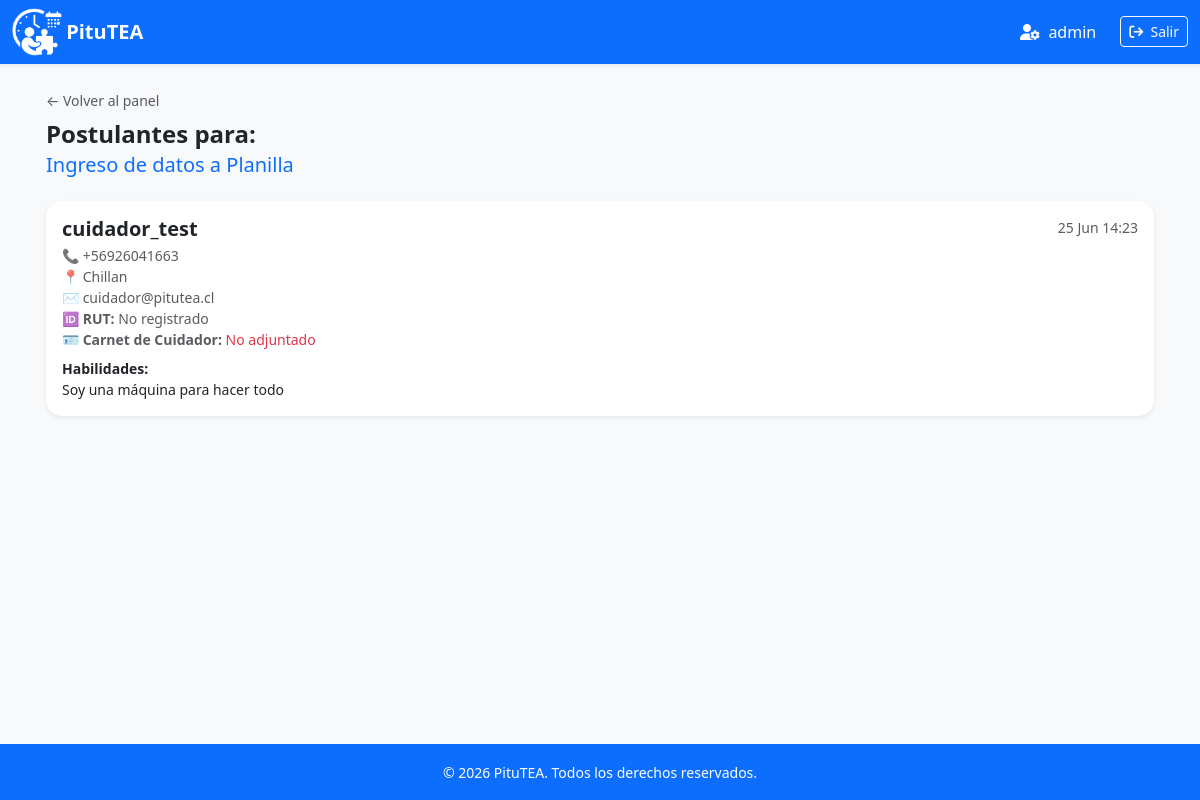
Page /panel/pituto/1/postulantes/ (signed in) on the earlier database version.
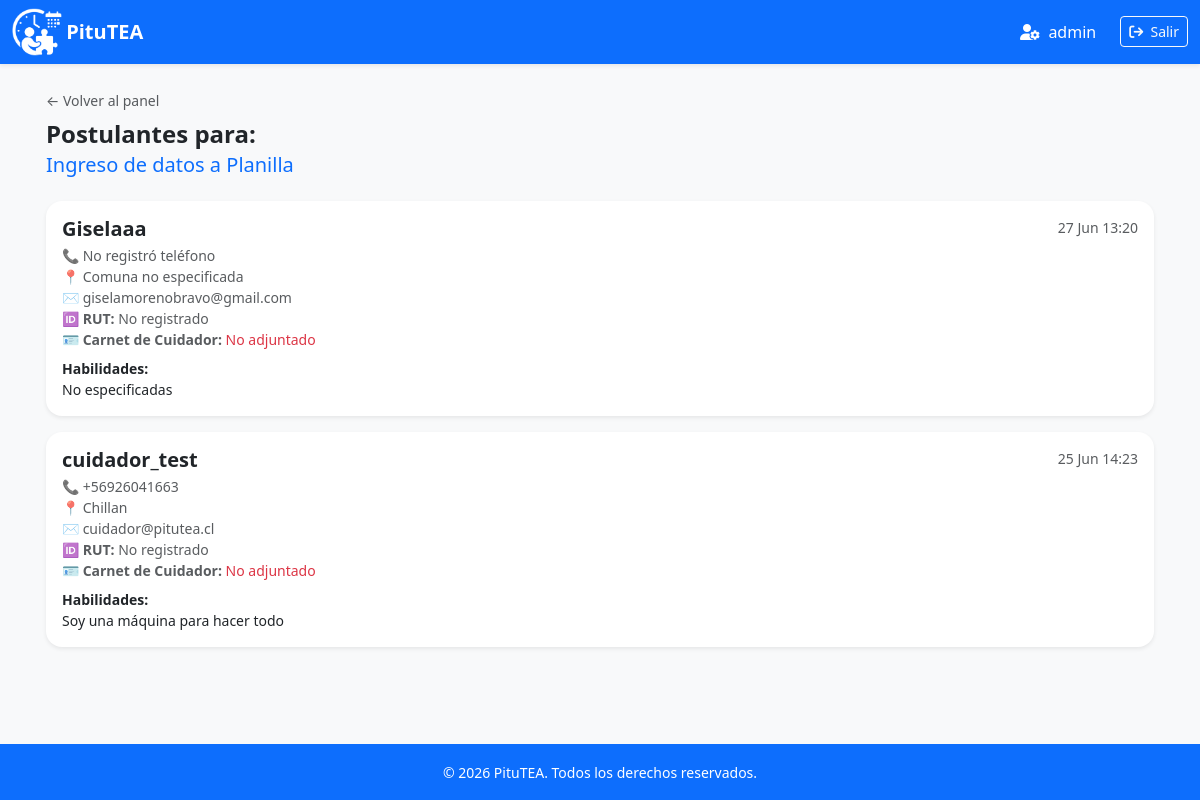
Same page on the later database version.
### app_pitutea/models.py (models this page shows, shortened)
class Postulacion(models.Model):
    pituto = models.ForeignKey(Pituto, on_delete=models.CASCADE, related_name='postulaciones', verbose_name="Pituto")
    usuario = models.ForeignKey(User, on_delete=models.CASCADE, related_name='postulaciones', verbose_name="Cuidador postulante")
    fecha_postulacion = models.DateTimeField(auto_now_add=True, verbose_name="Fecha de Postulación")
    class Meta:
        verbose_name = "Postulación"
        verbose_name_plural = "Postulaciones"

class Perfil(models.Model):
    ROL_CHOICES = [
        ('OFERENTE', 'Oferente (Publica trabajos)'),
        ('CUIDADOR', 'Cuidador (Busca trabajos)'),
    ]
    usuario = models.OneToOneField(User, on_delete=models.CASCADE, related_name='perfil')
    rol = models.CharField(max_length=20, choices=ROL_CHOICES)
    rut = models.CharField(max_length=20, blank=True, null=True, verbose_name="RUT")
    carnet_cuidador = models.FileField(upload_to='carnets/', blank=True, null=True, verbose_name="Carnet de Cuidador")
    comuna = models.CharField(max_length=100, blank=True, null=True, verbose_name="Comuna de residencia")
    categoria_interes = models.CharField(max_length=20, choices=CATEGORIAS_CHOICES, blank=True, null=True, verbose_name="Categoría de mayor interés")
    habilidades = models.TextField(blank=True, null=True, verbose_name="Habilidades o experiencia")
    telefono = models.CharField(max_length=20, blank=True, null=True, verbose_name="Teléfono de contacto")
    class Meta:
        verbose_name = "Perfil de Usuario"
        verbose_name_plural = "Perfiles de Usuarios"

### app_pitutea/views.py (the view)
# urls.py: path('panel/pituto/<int:pituto_id>/postulantes/', views.ver_postulantes, name='ver_postulantes'),
@login_required
def ver_postulantes(request, pituto_id):
    if request.user.perfil.rol != 'OFERENTE':
        return redirect('listar_ofertas')
    pituto = get_object_or_404(Pituto, id=pituto_id, creador=request.user)
    postulaciones = pituto.postulaciones.all().order_by('-fecha_postulacion')
    return render(request, 'ver_postulantes.html', {'pituto': pituto, 'postulaciones': postulaciones})

### app_pitutea/templates/ver_postulantes.html (shortened to what this page needs)
{% extends 'base.html' %}
{% block content %}
<div class="mb-4 mt-2">
    <a href="{% url 'panel_oferente' %}" class="text-decoration-none text-muted small">← Volver al panel</a>
    <h1 class="h4 fw-bold text-dark mt-2 mb-1">Postulantes para:</h1>
    <h2 class="h5 text-primary">{{ pituto.titulo }}</h2>
</div>
<div class="row g-3">
    {% for post in postulaciones %}
    <div class="col-12">
        <div class="card border-0 shadow-sm rounded-4">
            <div class="card-body">
                <div class="d-flex justify-content-between align-items-center">
                    <div>
                        <h5 class="fw-bold mb-1">
                            {% if post.usuario.first_name or post.usuario.last_name %}
                                {{ post.usuario.first_name }} {{ post.usuario.last_name }}
                                <span class="text-muted small fw-normal">({{ post.usuario.username }})</span>
                            {% else %}
                                {{ post.usuario.username }}
                            {% endif %}
                        </h5>
                        <p class="text-muted small mb-1">
                            📞 {{ post.usuario.perfil.telefono|default:"No registró teléfono" }}<br>
                            📍 {{ post.usuario.perfil.comuna|default:"Comuna no especificada" }}<br>
                            ✉️ {{ post.usuario.email }}<br>
                            {% if post.usuario.perfil.rol == 'CUIDADOR' %}
                                🆔 <strong>RUT:</strong> {{ post.usuario.perfil.rut|default:"No registrado" }}<br>
                                🪪 <strong>Carnet de Cuidador:</strong>
                                {% if post.usuario.perfil.carnet_cuidador %}
                                    <a href="{{ post.usuario.perfil.carnet_cuidador.url }}" target="_blank" class="badge bg-info text-dark text-decoration-none">
                                        <i class="fa-solid fa-file-pdf"></i> Ver Documento
                                    </a>
                                {% else %}
                                    <span class="text-danger">No adjuntado</span>
                                {% endif %}
                            {% endif %}
                        </p>
                        <p class="small mb-0 mt-2"><strong>Habilidades:</strong><br> {{ post.usuario.perfil.habilidades|default:"No especificadas" }}</p>
                    </div>
                    <div class="text-end text-muted small align-self-start">
                        {{ post.fecha_postulacion|date:"d M H:i" }}
                    </div>
                </div>
            </div>
        </div>
    </div>
    {% empty %}
    <div class="col-12">
        <div class="alert alert-light text-center border rounded-4 py-4 shadow-sm" role="alert">
            Todavía no hay postulantes para este pituto.
        </div>
    </div>
    {% endfor %}
</div>
{% endblock %}

Differences in the rows shown:
added Postulacion: usuario.username "Giselaaa", usuario.perfil.telefono "No registró teléfono", usuario.perfil.comuna "Comuna no especificada", usuario.email "giselamorenobravo@gmail.com", usuario.perfil.rut "No registrado", shows "No adjuntado", usuario.perfil.habilidades "No especificadas", fecha_postulacion "27 Jun 13:20"
